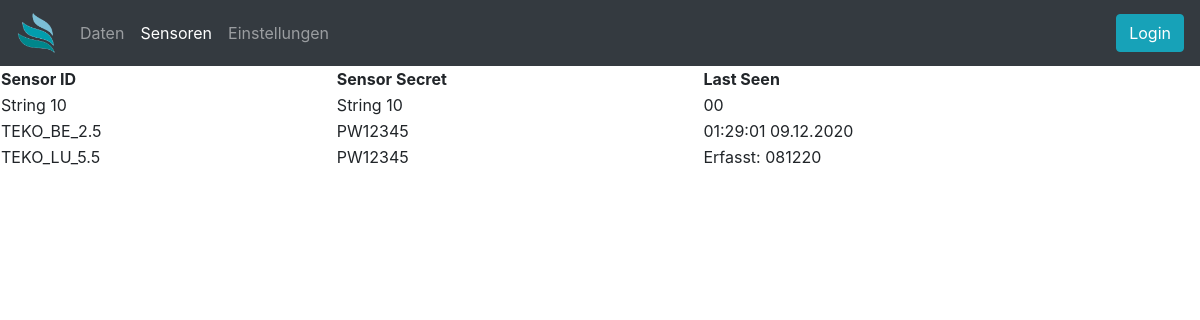
Before: /sensors with the older database file.
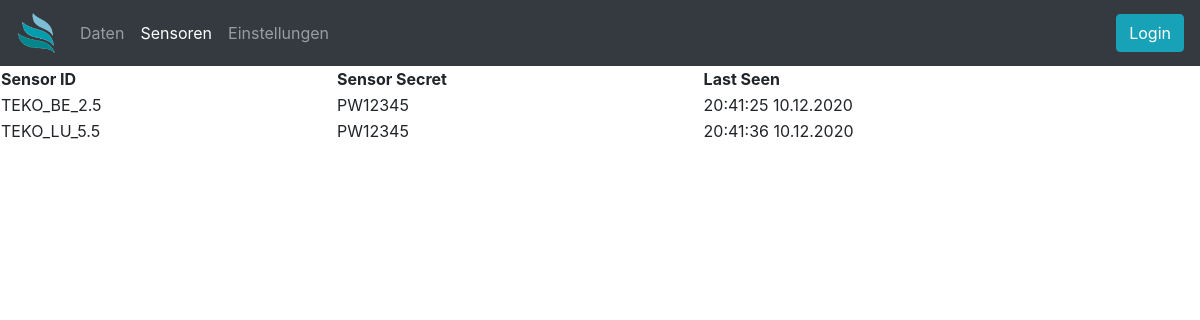
After: the same page with the newer database file.
### app.py (models this page shows)
class dbSensors(db.Model):
    id = db.Column(db.Integer, primary_key=True)
    sensorid = db.Column(db.String(10), nullable=False)
    sensorsecret = db.Column(db.String(10), nullable=False)
    lastseen = db.Column(db.String(20))

### app.py (the view)
@app.route('/sensors', methods=['GET'])
def sensors():
    return render_template('sensors.html', sensors=dbSensors.query.all())

### templates/sensors.html (shortened to what this page needs)
{% extends 'base.html' %}
{% block body %}
<table style="width:100%">
    <tr>
        <th>Sensor ID</th>
        <th>Sensor Secret</th>
        <th>Last Seen</th>
    </tr>
    {% for x in sensors %}
    <tr>
        <td>{{ x.sensorid }}</td>
        <td>{{ x.sensorsecret }}</td>
        <td>{{ x.lastseen }}</td>
    </tr>
    {% endfor %}
</table>
{% endblock %}

### templates/base.html (shortened to what this page needs)
<!DOCTYPE html>
<html lang="de">
<head>
    <link rel="stylesheet" href="https://cdn.jsdelivr.net/npm/bootstrap@4.5.3/dist/css/bootstrap.min.css"
>
</head>
<body>
    <nav class="navbar navbar-expand navbar-dark bg-dark">
        <a class="navbar-brand" href="/">
            <img src="{{url_for('static', filename='Logo_trans.png')}}" width="40" height="40"/>
        </a>
        <div class="collapse navbar-collapse" id="navbarsExample02">
            <ul class="navbar-nav mr-auto">
                <li class="nav-item {% if url_for(request.endpoint)=='/' %} active {%endif%}">
                    <a class="nav-link" href="/">Daten</a>
                </li>
                <li class="nav-item {% if url_for(request.endpoint)=='/sensors' %} active {%endif%}">
                    <a class="nav-link" href="/sensors">Sensoren</a>
                </li>
                <li class="nav-item {% if url_for(request.endpoint)=='/admin' %} active {%endif%}">
                    <a class="nav-link" href="/admin">Einstellungen</a>
                </li>
            </ul>
            {% if current_user.is_authenticated %}
            <form class="form-inline my-2 my-md-0" action="/logout" method="GET">
                <input class="btn btn-info" type="submit" value="Logout">
            </form>
            {% else %}
            <button type="button" class="btn btn-info" data-toggle="modal" data-target="#loginModal">Login</button>
            {% endif %}
        </div>
    </nav>
    {% block body %} {% endblock %}
</body>
</html>

Changed rows visible on the page:
removed dbSensors: sensorid "String 10", sensorsecret "String 10", lastseen "00"
changed dbSensors "TEKO_BE_2.5": lastseen "01:29:01 09.12.2020" → "20:41:25 10.12.2020"
changed dbSensors "TEKO_LU_5.5": lastseen "Erfasst: 081220" → "20:41:36 10.12.2020"
